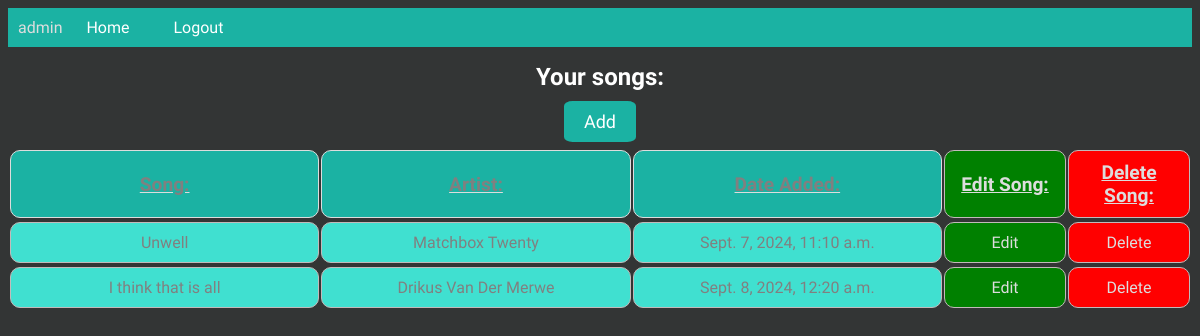
The app's page /songs/songs/ (signed in) with its own data.
### songs/models.py (models this page shows, shortened)
class Song(models.Model):
    user = models.ForeignKey(User, on_delete=models.CASCADE)
    title = models.CharField(max_length=100)
    artist = models.CharField(max_length=100)
    date_added = models.DateTimeField(default=timezone.now, editable=False)

### songs/views.py (the view)
# urls.py: path('songs/', views.song_list, name='song_list'),
@login_required
def song_list(request):
    songs = Song.objects.filter(user=request.user)
    return render(request, 'songs/song_list.html', {'songs': songs})

### templates/songs/song_list.html (shortened to what this page needs)
{% extends 'base.html' %}
{% block content %}
    <h1 id='songListHeader'>Your songs:</h1>
    <a href="{% url 'song_add' %}" id="addNewSongBtn">Add</a>
    <br>
    <table id="songInfoHeaders">
        <tr>
            <td class="headersOfList">Song:</td>
            <td class="headersOfList">Artist:</td>
            <td class="headersOfList">Date Added:</td>
            <td id="mainEditCol">Edit Song:</td>
            <td id="mainDeleteCol">Delete Song:</td>
        </tr>
    </table>
    {% for song in songs %}
        <table id="songsAdded">
            <tr>
                <td class="infoSongs">{{ song.title }}</td>
                <td class="infoSongs">{{ song.artist }}</td>
                <td class="infoSongs">{{ song.date_added }}</td>
                <td class="editCol"><a href="{% url 'song_edit' song.id %}" id="editSong">Edit</a> </td>
                <td class="deleteCol"><a href="{% url 'song_delete' song.id %}" id="deleteSong">Delete</a></td>
            </tr>
        </table>
        {% endfor %}
{% endblock %}

### templates/base.html (shortened to what this page needs)
{% load static %}
<!DOCTYPE html>
<html lang="en">
<head>
    <link rel="stylesheet" href="{% static 'songs/styles.css' %}">
</head>
<body>
    <header>
        <nav>
            {% if user.is_authenticated %}
                {{user.username}}
                <a href="{% url 'song_list' %}" class="theNavBarLinks">Home</a>
                <a href="{% url 'logout' %}" class="theNavBarLinks">Logout</a>
            {% else %}
                <a href="{% url 'login' %}" class="theNavBarLinks">Login</a>
                <a href="{% url 'register' %}" class="theNavBarLinks">Register</a>
            {% endif %}
        </nav>
    </header>
    <main>
        {% block content %}
        {% endblock %}
    </main>
</body>
</html>

### static/songs/styles.css (style rules this page uses)
#songListHeader { font-size: 24px; color: white; }
#songInfoHeaders { text-align: center; text-decoration: underline; font-weight: bold; font-size: larger; }
#mainEditCol { width: 100px; background-color: green; color: #ddd; }
#mainDeleteCol { width: 100px; background-color: red; color: #ddd; }
#addNewSongBtn { font-size: 18px; color: white; background-color: rgb(27, 178, 163); border: none; padding: 10px 20px; border-radius: 12%; cursor: pointer; text-decoration: none; }
#editSong { text-decoration: none; color: #ddd; }
#deleteSong { text-decoration: none; color: #ddd; }
.editCol { width: 100px; background-color: green; }
.deleteCol { width: 100px; background-color: red; }
.headersOfList { padding: 10px; border: 1px solid #ddd; border-radius: 10px; text-align: center; background-color: rgb(27, 178, 163); }
.theNavBarLinks { color: white; text-decoration: none; padding: 20px; }
.infoSongs { color: gray; }
table { width: 100%; border-collapse: collapse; table-layout: fixed; min-width: 500px; border-radius: 50%; border-collapse: separate; }
td { padding: 10px; border: 1px solid #c2baba; border-radius: 10px; text-align: center; background-color: rgb(64, 224, 208); color: gray; }
h1 { text-align: center; margin-bottom: 20px; }
body { background-color: rgb(51, 53, 53); text-decoration: #ddd; font-family: 'Nerko One', cursive; color: #ddd; text-align: center; }
nav { background-color: rgb(27, 178, 163); padding: 10px; text-align: left; border-top-left-radius: round; text-decoration: none; }

### records on screen
Song: title "Unwell", artist "Matchbox Twenty", date_added "Sept. 7, 2024, 11:10 a.m."
Song: title "I think that is all", artist "Drikus Van Der Merwe", date_added "Sept. 8, 2024, 12:20 a.m."

### other values on screen
{{ user.username }} "admin"
